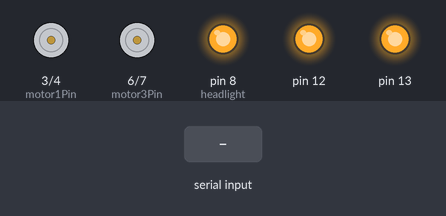
Recording of a sketch running on a simulated Arduino Uno, built with avr-gcc and run on an emulated ATmega328P. On the bench: motor-driver pin pairs drawn as motors (green arrow = first pin HIGH = forward, orange = second pin HIGH = backward, longer = more drive), output pins drawn as LEDs (lit = HIGH). The inputs (shaded band) are chosen by the test bench.

Above: at 1.2 s.
1.3 s: "F" received over the second serial link
At 1.7 s:
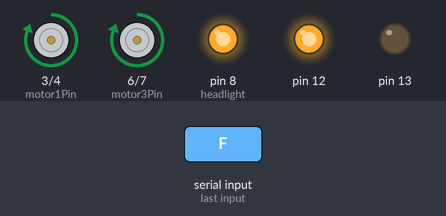
2.8 s: "I" received over the second serial link
At 4.0 s:
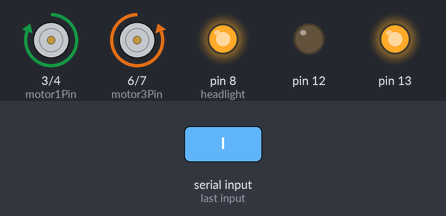
4.3 s: "B" received over the second serial link
At 5.1 s:
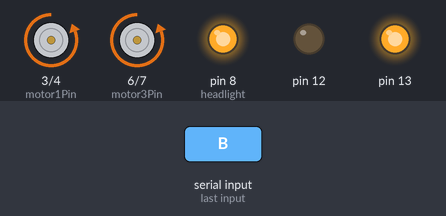
5.8 s: "H" received over the second serial link
At 6.3 s:
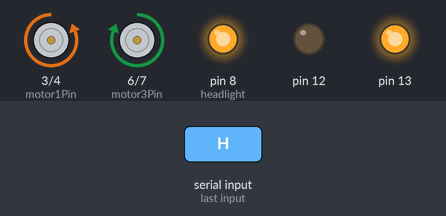
7.3 s: "L" received over the second serial link
At 8.5 s:
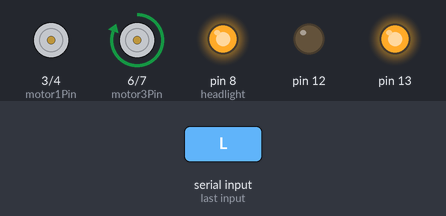
8.8 s: "R" received over the second serial link
At 9.8 s:
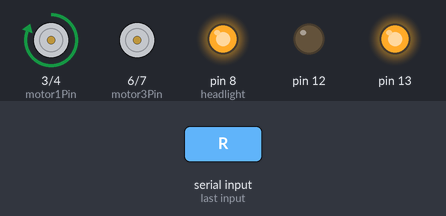
Timing chart, 0 to 11.3 s (numbered marks = the images above; inputs shaded):
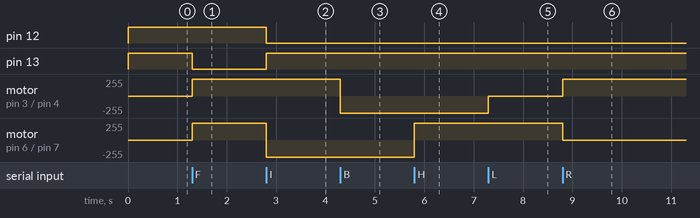

The sketch:

anroid_controlled.ino
```cpp
#include <SoftwareSerial.h>


const int motor1Pin = 3;    // H-bridge leg 1 (pin 2, 1A)
const int motor2Pin = 4;    // H-bridge leg 2 (pin 7, 2A)
const int motor3Pin = 6;    // H-bridge leg 1 (pin 10, 3A)
const int motor4Pin = 7;    // H-bridge leg 2 (pin 15, 4A)
const int headlight = 8;

char ch = 'S';
char prevCh='A';
boolean modestatus = true;
int modevalue = 0;


SoftwareSerial Bluetooth (10, 11);//RX,TX

void forward(){
            digitalWrite(motor1Pin, HIGH);   // set leg 1 of the H-bridge low
            digitalWrite(motor2Pin, LOW);  // set leg 2 of the H-bridge high
            digitalWrite(motor3Pin, HIGH);   // set leg 1 of the H-bridge low
            digitalWrite(motor4Pin, LOW);

            digitalWrite(12, HIGH);
            digitalWrite(13, LOW);

}

void autoforward(){
            digitalWrite(motor1Pin, HIGH);   // set leg 1 of the H-bridge low
            analogWrite (motor1Pin, 150);
            analogWrite (motor2Pin, 0);  // set leg 2 of the H-bridge high
            digitalWrite(12, HIGH);
            digitalWrite(13, LOW);
}
void forwardright(){
            digitalWrite(motor1Pin, HIGH);   // set leg 1 of the H-bridge low
            digitalWrite(motor2Pin, LOW);  // set leg 2 of the H-bridge high
            digitalWrite(motor3Pin, LOW);   // set leg 1 of the H-bridge low
            digitalWrite(motor4Pin, HIGH);
            digitalWrite(12, LOW);
            digitalWrite(13, HIGH);
}
void forwardleft(){
            digitalWrite(motor1Pin, HIGH);   // set leg 1 of the H-bridge low
            digitalWrite(motor2Pin, LOW);  // set leg 2 of the H-bridge high
            digitalWrite(motor3Pin, HIGH);   // set leg 1 of the H-bridge low
            digitalWrite(motor4Pin, LOW);  // set leg 2 of the H-bridge high
            digitalWrite(12, HIGH);
            digitalWrite(13, LOW);
}

void backward(){
            digitalWrite(motor1Pin, LOW);   // set leg 1 of the H-bridge low
            digitalWrite(motor2Pin, HIGH);  // set leg 2 of the H-bridge high
            digitalWrite(motor3Pin, LOW);   // set leg 1 of the H-bridge low
            digitalWrite(motor4Pin, HIGH);

            digitalWrite(12, LOW);
            digitalWrite(13, HIGH);

}
void autobackward(){
            //digitalWrite(motor1Pin, HIGH);   // set leg 1 of the H-bridge low
            analogWrite (motor1Pin, 0);
            analogWrite (motor2Pin, 100);  // set leg 2 of the H-bridge high
            digitalWrite(12, LOW);
            digitalWrite(12, HIGH);
}

void backwardleft(){
            digitalWrite(motor1Pin, LOW);   // set leg 1 of the H-bridge low
            digitalWrite(motor2Pin, HIGH);  // set leg 2 of the H-bridge high
            digitalWrite(motor3Pin, LOW);   // set leg 1 of the H-bridge low
            digitalWrite(motor4Pin, HIGH);
            digitalWrite(12, LOW);
            digitalWrite(13, HIGH);

}
void backwardright(){
            digitalWrite(motor1Pin, LOW);   // set leg 1 of the H-bridge low
            digitalWrite(motor2Pin, HIGH);  // set leg 2 of the H-bridge high
            digitalWrite(motor3Pin, HIGH);   // set leg 1 of the H-bridge low
            digitalWrite(motor4Pin, LOW);  // set leg 2 of the H-bridge high
            digitalWrite(12, LOW);
            digitalWrite(13, HIGH);

}

void right(){
            digitalWrite(motor3Pin, LOW);   // set leg 1 of the H-bridge low
            digitalWrite(motor4Pin, LOW);  // set leg 2 of the H-bridge LOW
         //   delay(250);
            digitalWrite(motor1Pin, HIGH);   // set leg 1 of the H-bridge HIGH
            digitalWrite(motor2Pin, LOW);  // set leg 2 of the H-bridge LOW

}
void autoleft(){
            digitalWrite(motor3Pin, HIGH);   // set leg 1 of the H-bridge low
            digitalWrite(motor4Pin, LOW);  // set leg 2 of the H-bridge high
            delay(500);
            digitalWrite(motor3Pin, LOW);   // set leg 1 of the H-bridge low
            digitalWrite(motor4Pin, LOW);  // set leg 2 of the H-bridge high

}

void left(){
            digitalWrite(motor3Pin, HIGH);   // set leg 1 of the H-bridge HIGH
            digitalWrite(motor4Pin, LOW);  // set leg 2 of the H-bridge LOW
           // delay(250);
            digitalWrite(motor1Pin, LOW);   // set leg 1 of the H-bridge LOW
            digitalWrite(motor2Pin, LOW);  // set leg 2 of the H-bridge LOW

}
void autoright(){
            digitalWrite(motor3Pin, LOW);   // set leg 1 of the H-bridge low
            digitalWrite(motor4Pin, HIGH);  // set leg 2 of the H-bridge high
            delay(500);
            digitalWrite(motor3Pin, LOW);   // set leg 1 of the H-bridge low
            digitalWrite(motor4Pin, LOW);  // set leg 2 of the H-bridge high

}

void carstop(){
            digitalWrite(motor1Pin, LOW);   // set leg 1 of the H-bridge low
            digitalWrite(motor2Pin, LOW);  // set leg 2 of the H-bridge high
            digitalWrite(motor3Pin, LOW);   // set leg 1 of the H-bridge low
            digitalWrite(motor4Pin, LOW);  // set leg 2 of the H-bridge high
            digitalWrite(12, HIGH);
            digitalWrite(13, HIGH);

}


void remotemode(){
        if (Bluetooth.available()>0 ) {
        prevCh = ch;
        ch = Bluetooth.read();

        if(ch!=prevCh){


        if (ch=='F'){ forward();}

        if (ch=='G') {forwardleft();}

        if(ch== 'I'){ forwardright();}

        if (ch== 'B'){ backward();}

        if (ch=='H') {backwardright();}

        if (ch=='J'){ backwardleft();}
        if(ch== 'L'){ left();}

        if(ch=='R'){ right();}

        if (ch=='S'){carstop();}


        if(ch=='W'){

        digitalWrite(headlight, LOW);
        }
        if(ch=='w'){

        digitalWrite(headlight, HIGH);
        }

        }

   }
}

void setup()
{


    // set all the other pins you're using as outputs/input:

    pinMode(motor1Pin, OUTPUT);
    pinMode(motor2Pin, OUTPUT);
    pinMode(motor3Pin, OUTPUT);
    pinMode(motor4Pin, OUTPUT);
    pinMode(headlight, OUTPUT);

    pinMode(13, OUTPUT);
    pinMode(12, OUTPUT);
    Serial.begin  (9600);


    // set enablePin high so that motor can turn on:

    digitalWrite(13, HIGH);
    digitalWrite(12, HIGH);
    digitalWrite(headlight, HIGH);
    Bluetooth.begin(9600);

}

void loop()
{

    remotemode();
}
```

Measured:
- after the input at 1.3 s, pin 13: HIGH → LOW at once; motor on pin 3 (motor1Pin) / pin 4 (motor2Pin), motor on pin 6 (motor3Pin) / pin 7 (motor4Pin): stopped → forward 255/255 at once
- after the input at 2.8 s, pin 12: HIGH → LOW at once; pin 13: LOW → HIGH at once; motor on pin 6 (motor3Pin) / pin 7 (motor4Pin): forward 255/255 → backward 255/255 at once
- after the input at 4.3 s, motor on pin 3 (motor1Pin) / pin 4 (motor2Pin): forward 255/255 → backward 255/255 at once
- after the input at 5.8 s, motor on pin 6 (motor3Pin) / pin 7 (motor4Pin): backward 255/255 → forward 255/255 at once
- after the input at 7.3 s, motor on pin 3 (motor1Pin) / pin 4 (motor2Pin): backward 255/255 → stopped at once
- after the input at 8.8 s, motor on pin 3 (motor1Pin) / pin 4 (motor2Pin): stopped → forward 255/255 at once; motor on pin 6 (motor3Pin) / pin 7 (motor4Pin): forward 255/255 → stopped at once
